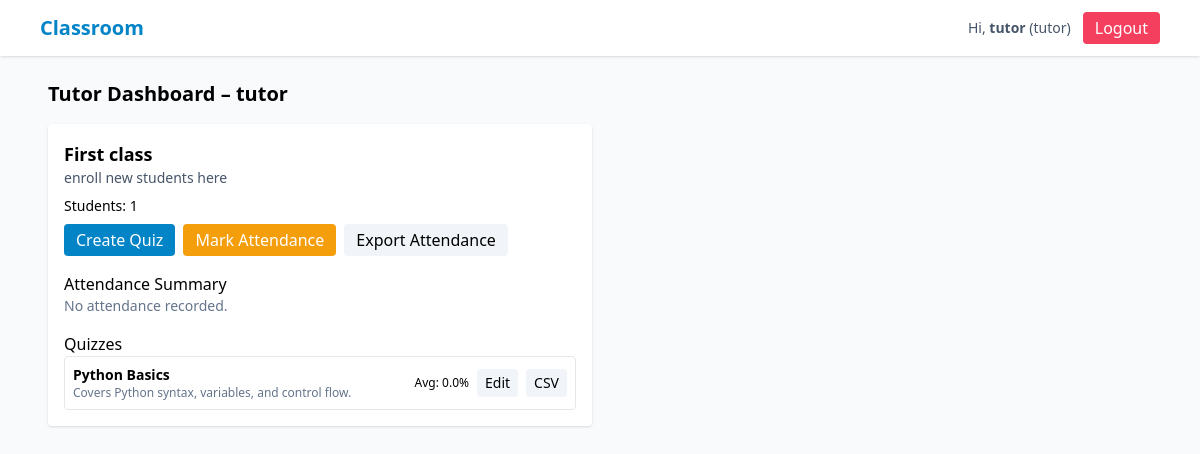
The app's page /tutor (signed in) with its own data.
### tables this page shows
CREATE TABLE users (
      id INTEGER PRIMARY KEY AUTOINCREMENT,
      name TEXT NOT NULL,
      email TEXT UNIQUE NOT NULL,
      password_hash TEXT NOT NULL,
      role TEXT NOT NULL CHECK(role IN ('admin','tutor','student')),
      created_at TEXT NOT NULL
    );

CREATE TABLE classes (
      id INTEGER PRIMARY KEY AUTOINCREMENT,
      title TEXT NOT NULL,
      description TEXT,
      tutor_id INTEGER NOT NULL,
      created_at TEXT NOT NULL,
      FOREIGN KEY(tutor_id) REFERENCES users(id) ON DELETE CASCADE
    );

CREATE TABLE quizzes (
      id INTEGER PRIMARY KEY AUTOINCREMENT,
      class_id INTEGER NOT NULL,
      title TEXT NOT NULL,
      description TEXT,
      created_by INTEGER NOT NULL,
      created_at TEXT NOT NULL,
      FOREIGN KEY(class_id) REFERENCES classes(id) ON DELETE CASCADE,
      FOREIGN KEY(created_by) REFERENCES users(id) ON DELETE SET NULL
    );

### app.py (the view)
@app.route("/tutor")
@login_required
def tutor_dashboard():
    if current_user.role != "tutor":
        flash("Only tutors can access tutor dashboard", "danger")
        return redirect(url_for("index"))
    classes = DB.get_classes_for_tutor(current_user.id)
    class_data = []
    for c in classes:
        quizzes = DB.get_quizzes_for_class(c["id"])
        quiz_stats = []
        for q in quizzes:
            subs = DB.get_submissions_for_quiz(q["id"])
            avg = round(sum([s["score"] for s in subs]) / len(subs), 2) if subs else 0.0
            quiz_stats.append({"quiz": q, "avg_score": avg, "num_submissions": len(subs)})
        class_data.append({"class": c, "quizzes": quiz_stats, "students": DB.get_students_in_class(c["id"])})
    return render_template("tutor_dashboard.html", class_data=class_data)

### app.py (called while the page is built)
@login_manager.user_loader
def load_user(user_id):
    row = DB.get_user_by_id(int(user_id))
    if row:
        return User(row)
    return None

### db.py (called while the page is built)
def get_connection():
    conn = sqlite3.connect(DB_PATH, timeout=5, detect_types=sqlite3.PARSE_DECLTYPES, check_same_thread=False)
    conn.row_factory = sqlite3.Row
    conn.execute("PRAGMA foreign_keys = ON;")
    return conn

def get_user_by_id(uid: int) -> Optional[sqlite3.Row]:
    conn = get_connection()
    cur = conn.cursor()
    cur.execute("SELECT * FROM users WHERE id = ?", (uid,))
    r = cur.fetchone()
    conn.close()
    return r

def get_classes_for_tutor(tutor_id: int):
    conn = get_connection()
    cur = conn.cursor()
    cur.execute("SELECT * FROM classes WHERE tutor_id = ?", (tutor_id,))
    rows = cur.fetchall()
    conn.close()
    return rows

def get_students_in_class(class_id: int):
    conn = get_connection()
    cur = conn.cursor()
    cur.execute("""
      SELECT u.* FROM users u
      JOIN enrollments e ON e.user_id = u.id
      WHERE e.class_id = ? AND u.role = 'student'
    """, (class_id,))
    rows = cur.fetchall()
    conn.close()
    return rows

def get_quizzes_for_class(class_id: int):
    conn = get_connection()
    cur = conn.cursor()
    cur.execute("SELECT * FROM quizzes WHERE class_id = ?", (class_id,))
    rows = cur.fetchall()
    conn.close()
    return rows

def get_submissions_for_quiz(quiz_id: int):
    conn = get_connection()
    cur = conn.cursor()
    cur.execute("""
      SELECT s.*, u.name as student_name, u.email as student_email
      FROM submissions s JOIN users u ON u.id = s.student_id
      WHERE s.quiz_id = ?
      ORDER BY s.score DESC
    """, (quiz_id,))
    rows = cur.fetchall()
    conn.close()
    return rows

### templates/tutor_dashboard.html (shortened to what this page needs)
{% extends "base.html" %}
{% block content %}
<h2 class="text-xl font-bold mb-4">Tutor Dashboard – {{ current_user.name }}</h2>
<div class="grid md:grid-cols-2 gap-4">
  {% for entry in class_data %}
  <div class="bg-white p-4 rounded shadow">
    <h3 class="font-semibold text-lg">{{ entry.class.title }}</h3>
    <p class="text-sm text-slate-600 mb-2">{{ entry.class.description }}</p>
    <div class="text-sm mb-2">Students: {{ entry.students|length }}</div>
    <div class="flex gap-2 mb-4">
      <a href="{{ url_for('tutor_upload_quiz', class_id=entry.class.id) }}" class="px-3 py-1 bg-sky-600 text-white rounded">Create Quiz</a>
      <a href="{{ url_for('tutor_attendance', class_id=entry.class.id) }}" class="px-3 py-1 bg-amber-500 text-white rounded">Mark Attendance</a>
      <a href="{{ url_for('export_attendance', class_id=entry.class.id) }}" class="px-3 py-1 bg-slate-100 rounded">Export Attendance</a>
    </div>
    <h4 class="font-medium">Attendance Summary</h4>
    <ul class="mb-4 text-sm">
      {% for day in entry.attendance %}
      <li>{{ day.date }}: P={{ day.present }}, A={{ day.absent }}, J={{ day.justified }}</li>
      {% else %}
      <li class="text-slate-500">No attendance recorded.</li>
      {% endfor %}
    </ul>
    <h4 class="font-medium">Quizzes</h4>
    <ul class="space-y-1 text-sm">
      {% for stats in entry.quizzes %}
      <li class="flex justify-between items-center border rounded p-2">
        <div>
          <strong>{{ stats.quiz.title }}</strong>
          <div class="text-xs text-slate-500">{{ stats.quiz.description or '' }}</div>
        </div>
        <div class="flex gap-2 items-center">
          <div class="text-xs">Avg: {{ stats.avg_score }}%</div>
          <a href="{{ url_for('edit_quiz', quiz_id=stats.quiz.id) }}" class="px-2 py-1 bg-slate-100 rounded">Edit</a>
          <a href="{{ url_for('export_quiz_csv', quiz_id=stats.quiz.id) }}" class="px-2 py-1 bg-slate-100 rounded">CSV</a>
        </div>
      </li>
      {% else %}
      <li class="text-slate-500">No quizzes yet.</li>
      {% endfor %}
    </ul>
  </div>
  {% else %}
  <p class="text-slate-500">No classes yet. Create one to get started.</p>
  {% endfor %}
</div>
{% endblock %}

### templates/base.html (shortened to what this page needs)
<!doctype html>
<html lang="en">
<head>
  <script src="https://cdn.tailwindcss.com"></script>
</head>
<body class="bg-slate-50 min-h-screen">
  <nav class="bg-white shadow">
    <div class="max-w-6xl mx-auto px-4 py-3 flex justify-between items-center">
      <a class="text-xl font-semibold text-sky-600" href="{{ url_for('index') }}">Classroom</a>
      <div class="flex items-center gap-3">
        {% if current_user.is_authenticated %}
          <span class="text-sm text-slate-600">Hi, <strong>{{ current_user.name }}</strong> ({{ current_user.role }})</span>
          <a class="px-3 py-1 bg-rose-500 text-white rounded" href="{{ url_for('logout') }}">Logout</a>
        {% else %}
          <a class="px-3 py-1 bg-sky-600 text-white rounded" href="{{ url_for('login') }}">Login</a>
        {% endif %}
      </div>
    </div>
  </nav>
  <main class="max-w-6xl mx-auto p-6">
    {% block content %}{% endblock %}
  </main>
</body>
</html>

### records on screen
users: name "tutor", role "tutor"
classes: class "First class", class.description "enroll new students here"
quizzes: quiz "Python Basics", quiz "Covers Python syntax, variables, and control flow."

### other values on screen
{{ entry.students|length }} "1"
{{ stats.avg_score }} "0.0"
